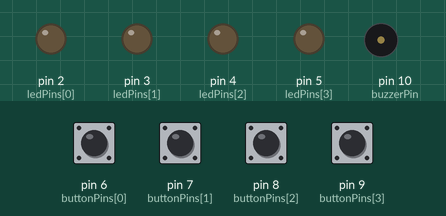
Recording of a sketch running on a simulated Arduino Uno, built with avr-gcc and run on an emulated ATmega328P. Shown: output pins drawn as LEDs (lit = HIGH), buzzer (waves = sounding). Dashed ring = blinking. The inputs (shaded band) are chosen by the test bench; at power-on: pin 6 (buttonPins[0]), pin 7 (buttonPins[1]), pin 8 (buttonPins[2]), pin 9 (buttonPins[3]) HIGH. Random numbers use the default seed unless the sketch sets one.

Above: at 1.5 s.
1.6 s: pin 6 (buttonPins[0]) pulled LOW for 0.15 s
At 1.7 s:
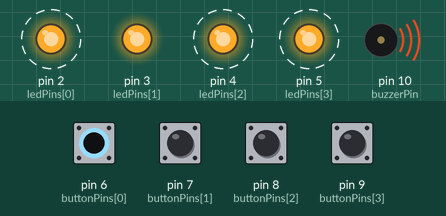
4.7 s: pin 7 (buttonPins[1]) pulled LOW for 0.15 s
At 5.6 s:
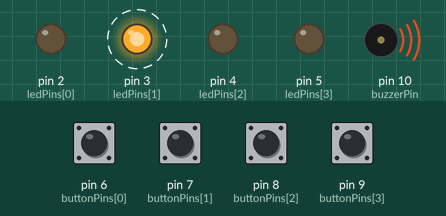
7.7 s: pin 8 (buttonPins[2]) pulled LOW for 0.15 s
At 9.3 s:
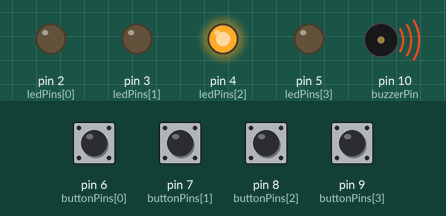
10.8 s: pin 8 (buttonPins[2]) pulled LOW for 1 s
At 11.2 s:
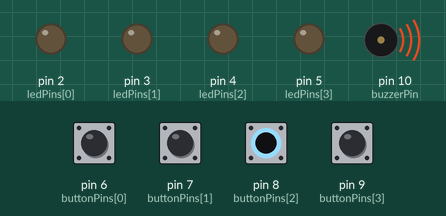
13.8 s: pin 9 (buttonPins[3]) pulled LOW for 0.15 s
At 15.4 s:
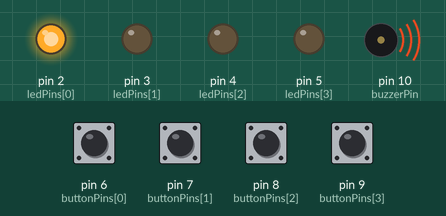
16.9 s: pin 9 (buttonPins[3]) pulled LOW for 1 s
At 17.0 s:
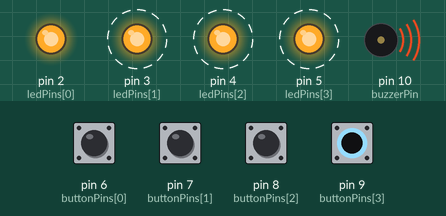
Timing chart, 0 to 20.1 s (numbered marks = the images above; inputs shaded):
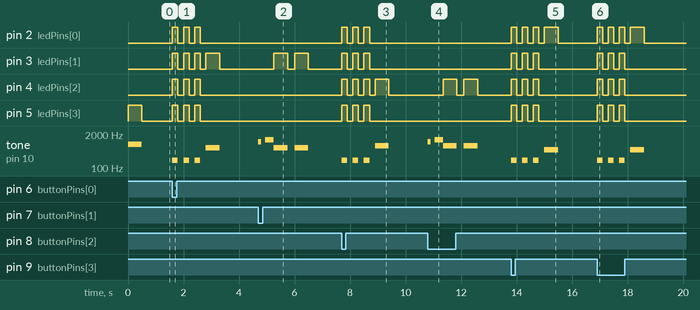

Measured:
- after the input at 1.6 s, pin 2 (ledPins[0]): alternates HIGH for 0.20 s and LOW for 0.20 s, 6 changes in all, then stays LOW, starting at once; pin 3 (ledPins[1]): goes 3 × (HIGH 0.20 s, LOW 0.20 s), HIGH 0.50 s, then LOW, starting at once
- after the input at 4.7 s, pin 3 (ledPins[1]): alternates HIGH for 0.50 s and LOW for 0.25 s, 4 changes in all, then stays LOW, starting after 0.55 s; tone on pin 10 (buzzerPin): plays 1000 Hz for 0.10 s, 1200 Hz for 0.30 s, 600 Hz for 0.50 s, 600 Hz for 0.50 s, starting at once
- after the input at 7.7 s, pin 2 (ledPins[0]), pin 3 (ledPins[1]): alternates HIGH for 0.20 s and LOW for 0.20 s, 6 changes in all, then stays LOW, starting at once
- after the input at 10.8 s, pin 4 (ledPins[2]): alternates HIGH for 0.50 s and LOW for 0.25 s, 4 changes in all, then stays LOW, starting after 0.55 s; tone on pin 10 (buzzerPin): plays 1000 Hz for 0.10 s, 1200 Hz for 0.30 s, 700 Hz for 0.50 s, 700 Hz for 0.50 s, starting at once
- after the input at 13.8 s, pin 2 (ledPins[0]): goes 3 × (HIGH 0.20 s, LOW 0.20 s), HIGH 0.50 s, then LOW, starting at once; pin 3 (ledPins[1]): alternates HIGH for 0.20 s and LOW for 0.20 s, 6 changes in all, then stays LOW, starting at once
- after the input at 16.9 s, pin 2 (ledPins[0]): goes 3 × (HIGH 0.20 s, LOW 0.20 s), HIGH 0.50 s, then LOW, starting at once; pin 3 (ledPins[1]): alternates HIGH for 0.20 s and LOW for 0.20 s, 6 changes in all, then stays LOW, starting at once

The sketch:

jogo_da_memoria.ino
```cpp
// Pinos dos LEDs
const int ledPins[] = {2, 3, 4, 5};
// Pinos dos botões
const int buttonPins[] = {6, 7, 8, 9};
// Pino do buzzer
const int buzzerPin = 10;

// Variáveis do jogo
int sequence[100];         // Sequência gerada
int playerInput[100];      // Sequência do jogador
int sequenceLength = 1;    // Comprimento da sequência atual
bool gameOver = false;

void setup() {
  // Configuração dos pinos dos LEDs e botões
  for (int i = 0; i < 4; i++) {
    pinMode(ledPins[i], OUTPUT);
    pinMode(buttonPins[i], INPUT_PULLUP);
  }
  // Configuração do pino do buzzer
  pinMode(buzzerPin, OUTPUT);
  Serial.begin(9600);
}

void loop() {
  if (!gameOver) {
    generateSequence();     // Gera a sequência
    playSequence();         // Mostra a sequência ao jogador
    if (!checkPlayerInput()) { // Verifica se o jogador acertou
      gameOver = true;
      showGameOver();       // Mostra "Game Over" em caso de erro
    } else {
      tone(buzzerPin, 1200, 300); // Som de progresso ao acertar
      delay(300);
      sequenceLength++;     // Aumenta o comprimento da sequência
    }
  }
}

// Função para gerar uma sequência aleatória
void generateSequence() {
  sequence[sequenceLength - 1] = random(0, 4); // Gera um número aleatório (0 a 3)
}

// Função para mostrar a sequência com LEDs e som
void playSequence() {
  for (int i = 0; i < sequenceLength; i++) {
    int led = sequence[i];
    digitalWrite(ledPins[led], HIGH);       // Acende o LED
    tone(buzzerPin, 500 + led * 100, 500); // Emite som correspondente ao LED
    delay(500);                            // Aguarda enquanto o LED está aceso
    digitalWrite(ledPins[led], LOW);       // Apaga o LED
    delay(250);                            // Pausa entre os LEDs
  }
}

// Função para verificar a entrada do jogador
bool checkPlayerInput() {
  for (int i = 0; i < sequenceLength; i++) {
    bool buttonPressed = false;
    while (!buttonPressed) {
      for (int j = 0; j < 4; j++) {
        if (digitalRead(buttonPins[j]) == LOW) { // Botão pressionado
          buttonPressed = true;
          tone(buzzerPin, 1000, 100); // Som curto de confirmação
          playerInput[i] = j;
          if (playerInput[i] != sequence[i]) {
            return false; // Jogador errou
          }
          delay(250); // Evita múltiplas leituras
        }
      }
    }
  }
  return true;
}

// Função para mostrar o "Game Over"
void showGameOver() {
  for (int i = 0; i < 3; i++) { // Pisca todos os LEDs 3 vezes
    for (int j = 0; j < 4; j++) {
      digitalWrite(ledPins[j], HIGH);
    }
    tone(buzzerPin, 200, 200); // Emite som grave de erro
    delay(200);
    for (int j = 0; j < 4; j++) {
      digitalWrite(ledPins[j], LOW);
    }
    delay(200);
  }
  noTone(buzzerPin); // Para o som do buzzer
  sequenceLength = 1; // Reinicia o comprimento da sequência
  gameOver = false;   // Reinicia o jogo
}
```
